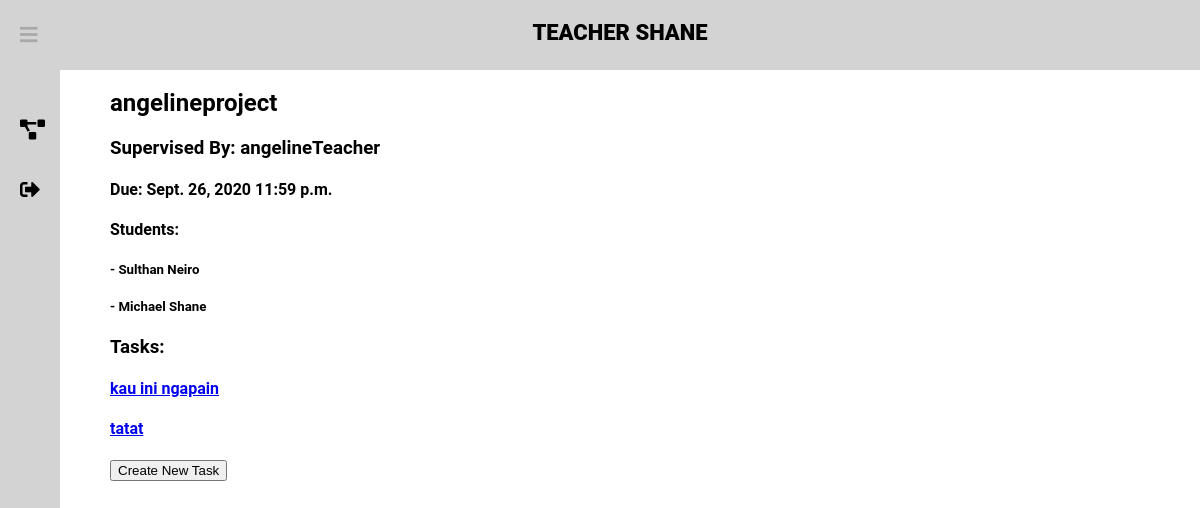
Page /dashboard/project-info/angelineproject/ (signed in) on the committed database.
### projects/models.py (models this page shows, shortened)
class Project(models.Model):
    title = models.CharField(max_length=100)
    due_date = models.DateField()
    due_time = models.TimeField()
    supervisor = models.ForeignKey(User, default=None, on_delete=models.SET_DEFAULT)
    class Meta:
        constraints = [models.UniqueConstraint(fields=['title', 'supervisor'], name="unique title")]
        verbose_name = "Project"

class Task(models.Model):
    taskname = models.CharField(max_length=50)
    taskdesc = models.TextField(max_length=500)
    sourceproject= models.ForeignKey(Project, default=None, on_delete=models.SET_DEFAULT)
    taskdone = models.BooleanField(default=False)
    class Meta:
        verbose_name = "Task"

### projects/views.py (the view)
# urls.py: path('dashboard/project-info/<str:project>/', project_views.project_info, name='project-info'),
@login_required(login_url="/signin")
def project_info(response, project):
    students = []
    project = Project.objects.filter(title=project)[0]
    projectStudents = ProjectStudents.objects.filter(project=project)
    task = display_task(project.id)
    if response.user.is_staff:
        AccountType = "Teacher"
    else:
        AccountType = "Student"
    if len(projectStudents) > 0:
        for i in projectStudents:
            students.append(i.student.first_name + " " + i.student.last_name)
    arg = {"FirstName": response.user.first_name.capitalize,
           "FullName": response.user.get_full_name,
           "Project": project,
           "Students": students,
           "AccountType": AccountType,
           "Task": task
           }
    response.session['project_id'] = project.title
    return render(response, "ProjectInfo.html", arg)

### projects/views.py (called while the page is built)
def display_task(project_id):
    task_display = []
    task = Task.objects.filter(sourceproject=project_id)
    for t in task:
        task_display.append(t.taskname)
    return task_display

### projects/templates/ProjectInfo.html (shortened to what this page needs)
<!DOCTYPE html>
<html lang="en">
{% extends 'newbase.html' %}
{% block content %}
<body>
{% block header %} {{ AccountType }} {{ FirstName }} {% endblock %}
<div class="container">
    <div class="Project">
        <h2><a>{{ Project.title }}</a></h2>
        <h3>Supervised By: {{ Project.supervisor }}</h3>
        <h4>Due: {{ Project.due_date }} {{ Project.due_time }}</h4>
        <h4>Students:</h4>
        {% for student in Students %}
            <h5>- {{student}}</h5>
        {% endfor %}
        <h3> Tasks: </h3>
        {% for t in Task %}
            <h4><a href="/dashboard/task-info/{{ t }}/">{{ t }}</a></h4>
        {% endfor %}
        <button onclick="location.href = '/dashboard/create-task/'">
            Create New Task
        </button>
    </div>
</div>
</body>
{% endblock %}

### main/templates/newbase.html (style rules this page uses)
body { margin: 0; padding: 0; font-family: Roboto, sans-serif; }

### projects/templates/ProjectInfo.html (style rules this page uses)
.container { margin-top: 70px; margin-left: 300px; }

### rows in the picture
Project: title "angelineproject", supervisor "angelineTeacher", due_date "Sept. 26, 2020", due_time "11:59 p.m."
Task: Task "kau ini ngapain"
Task: Task "tatat"

### other values in the picture
{{ AccountType }} "TEACHER"
{{ FirstName }} "SHANE"
{{ student }} "Sulthan Neiro" "Michael Shane"
